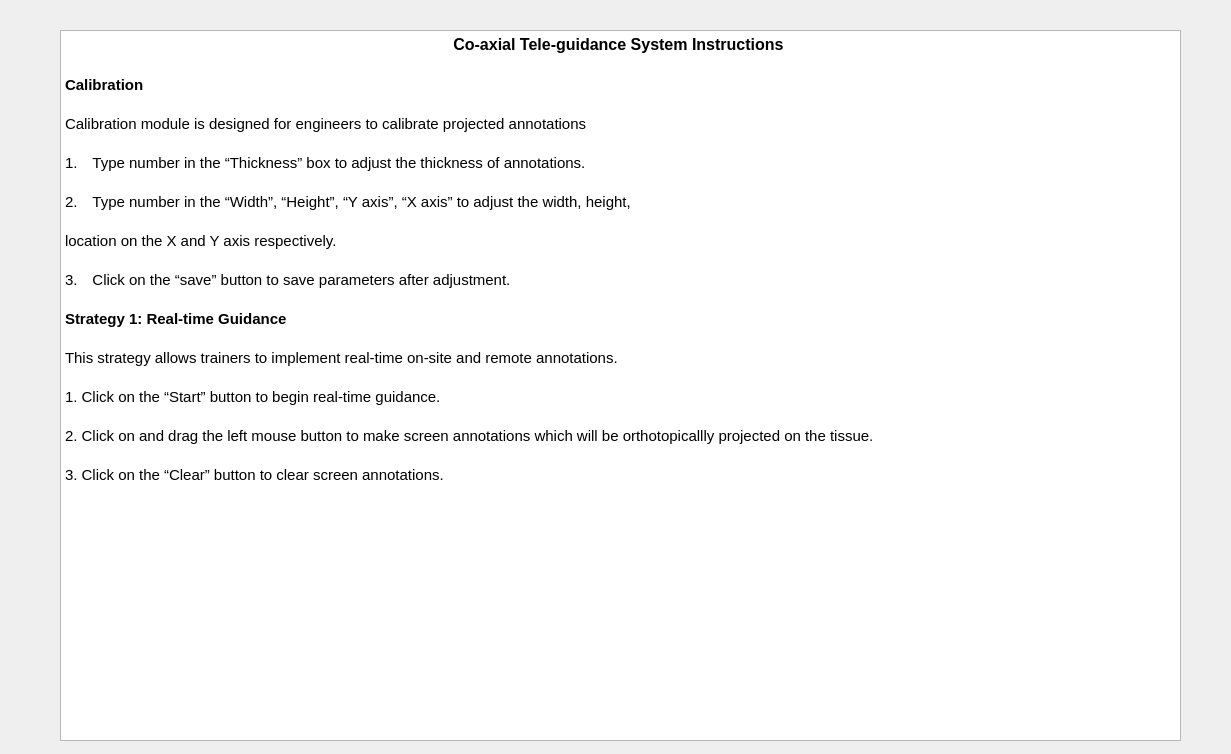
<?xml version="1.0" encoding="UTF-8"?>
<ui version="4.0">
 <class>Form</class>
 <widget class="QWidget" name="Form">
  <property name="geometry">
   <rect>
    <x>0</x>
    <y>0</y>
    <width>1231</width>
    <height>754</height>
   </rect>
  </property>
  <property name="windowTitle">
   <string>Form</string>
  </property>
  <widget class="QTextBrowser" name="textBrowser">
   <property name="geometry">
    <rect>
     <x>60</x>
     <y>30</y>
     <width>1121</width>
     <height>711</height>
    </rect>
   </property>
   <property name="html">
    <string>&lt;!DOCTYPE HTML PUBLIC &quot;-//W3C//DTD HTML 4.0//EN&quot; &quot;http://www.w3.org/TR/REC-html40/strict.dtd&quot;&gt;
&lt;html&gt;&lt;head&gt;&lt;meta name=&quot;qrichtext&quot; content=&quot;1&quot; /&gt;&lt;style type=&quot;text/css&quot;&gt;
p, li { white-space: pre-wrap; }
&lt;/style&gt;&lt;/head&gt;&lt;body style=&quot; font-family:'SimSun'; font-size:9pt; font-weight:400; font-style:normal;&quot;&gt;
&lt;p align=&quot;center&quot; style=&quot; margin-top:12px; margin-bottom:12px; margin-left:0px; margin-right:0px; -qt-block-indent:0; text-indent:0px; line-height:150%;&quot;&gt;&lt;span style=&quot; font-size:12pt; font-weight:600;&quot;&gt;Co-axial Tele-guidance System Instructions&lt;/span&gt;&lt;span style=&quot; font-size:11pt;&quot;&gt; &lt;/span&gt;&lt;/p&gt;
&lt;p style=&quot; margin-top:12px; margin-bottom:12px; margin-left:0px; margin-right:0px; -qt-block-indent:0; text-indent:0px; line-height:150%;&quot;&gt;&lt;span style=&quot; font-size:11pt; font-weight:600;&quot;&gt;Calibration&lt;/span&gt;&lt;span style=&quot; font-size:11pt;&quot;&gt; &lt;/span&gt;&lt;/p&gt;
&lt;p style=&quot; margin-top:12px; margin-bottom:12px; margin-left:0px; margin-right:0px; -qt-block-indent:0; text-indent:0px; line-height:150%;&quot;&gt;&lt;span style=&quot; font-size:11pt;&quot;&gt;Calibration module is designed for engineers to calibrate projected annotations &lt;/span&gt;&lt;/p&gt;
&lt;p style=&quot; margin-top:12px; margin-bottom:12px; margin-left:0px; margin-right:0px; -qt-block-indent:0; text-indent:0px; line-height:150%;&quot;&gt;&lt;span style=&quot; font-size:11pt;&quot;&gt;1.&lt;/span&gt;&lt;span style=&quot; font-family:'Times New Roman'; font-size:7pt;&quot;&gt;      &lt;/span&gt;&lt;span style=&quot; font-size:11pt;&quot;&gt;Type number in the “Thickness” box to adjust the thickness of annotations. &lt;/span&gt;&lt;/p&gt;
&lt;p style=&quot; margin-top:12px; margin-bottom:12px; margin-left:0px; margin-right:0px; -qt-block-indent:0; text-indent:0px; line-height:150%;&quot;&gt;&lt;span style=&quot; font-size:11pt;&quot;&gt;2.&lt;/span&gt;&lt;span style=&quot; font-family:'Times New Roman'; font-size:7pt;&quot;&gt;      &lt;/span&gt;&lt;span style=&quot; font-size:11pt;&quot;&gt;Type number in the “Width”, “Height”, “Y axis”, “X axis” to adjust the width, height, &lt;/span&gt;&lt;/p&gt;
&lt;p style=&quot; margin-top:12px; margin-bottom:12px; margin-left:0px; margin-right:0px; -qt-block-indent:0; text-indent:0px; line-height:150%;&quot;&gt;&lt;span style=&quot; font-size:11pt;&quot;&gt;location on the X and Y axis respectively. &lt;/span&gt;&lt;/p&gt;
&lt;p style=&quot; margin-top:12px; margin-bottom:12px; margin-left:0px; margin-right:0px; -qt-block-indent:0; text-indent:0px; line-height:150%;&quot;&gt;&lt;span style=&quot; font-size:11pt;&quot;&gt;3.&lt;/span&gt;&lt;span style=&quot; font-family:'Times New Roman'; font-size:7pt;&quot;&gt;      &lt;/span&gt;&lt;span style=&quot; font-size:11pt;&quot;&gt;Click on the “save” button to save parameters after adjustment. &lt;/span&gt;&lt;/p&gt;
&lt;p style=&quot; margin-top:12px; margin-bottom:12px; margin-left:0px; margin-right:0px; -qt-block-indent:0; text-indent:0px; line-height:150%;&quot;&gt;&lt;span style=&quot; font-size:11pt; font-weight:600;&quot;&gt;Strategy 1: Real-time Guidance&lt;/span&gt;&lt;span style=&quot; font-size:11pt;&quot;&gt; &lt;/span&gt;&lt;/p&gt;
&lt;p style=&quot; margin-top:12px; margin-bottom:12px; margin-left:0px; margin-right:0px; -qt-block-indent:0; text-indent:0px; line-height:150%;&quot;&gt;&lt;span style=&quot; font-size:11pt;&quot;&gt;This strategy allows trainers to implement real-time on-site and remote annotations. &lt;/span&gt;&lt;/p&gt;
&lt;p style=&quot; margin-top:12px; margin-bottom:12px; margin-left:0px; margin-right:0px; -qt-block-indent:0; text-indent:0px; line-height:150%;&quot;&gt;&lt;span style=&quot; font-size:11pt;&quot;&gt;1. Click on the “Start” button to begin real-time guidance. &lt;/span&gt;&lt;/p&gt;
&lt;p style=&quot; margin-top:12px; margin-bottom:12px; margin-left:0px; margin-right:0px; -qt-block-indent:0; text-indent:0px; line-height:150%;&quot;&gt;&lt;span style=&quot; font-size:11pt;&quot;&gt;2. Click on and drag the left mouse button to make screen annotations which will be orthotopicallly projected on the tissue. &lt;/span&gt;&lt;/p&gt;
&lt;p style=&quot; margin-top:12px; margin-bottom:12px; margin-left:0px; margin-right:0px; -qt-block-indent:0; text-indent:0px; line-height:150%;&quot;&gt;&lt;span style=&quot; font-size:11pt;&quot;&gt;3. Click on the “Clear” button to clear screen annotations. &lt;/span&gt;&lt;/p&gt;
&lt;p style=&quot;-qt-paragraph-type:empty; margin-top:12px; margin-bottom:12px; margin-left:0px; margin-right:0px; -qt-block-indent:0; text-indent:0px;&quot;&gt;&lt;br /&gt;&lt;/p&gt;&lt;/body&gt;&lt;/html&gt;</string>
   </property>
  </widget>
 </widget>
 <resources/>
 <connections/>
</ui>
